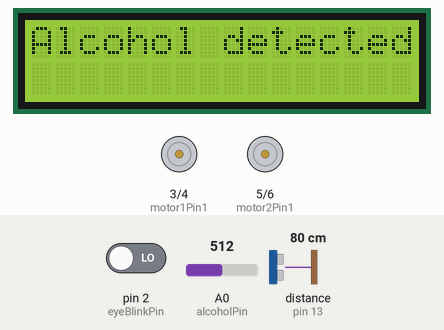
This sketch was run on a simulated Arduino Uno, built with avr-gcc and run on an emulated ATmega328P. On the bench: 16×2 character LCD, motor-driver pin pairs drawn as motors (green arrow = first pin HIGH = forward, orange = second pin HIGH = backward, longer = more drive). The inputs (shaded band) are chosen by the test bench; at power-on: A0 (alcoholPin) = 512, distance to the obstacle (sensor on pin 13) 80 cm, pin 2 (eyeBlinkPin) LOW. The echo pulse lasts 58.3 µs per cm; what the sketch prints to the serial monitor is not drawn.

Above: at 3.2 s.
3.3 s: A0 (alcoholPin) set to 214
6.3 s: A0 (alcoholPin) set to 191
At 7.5 s:
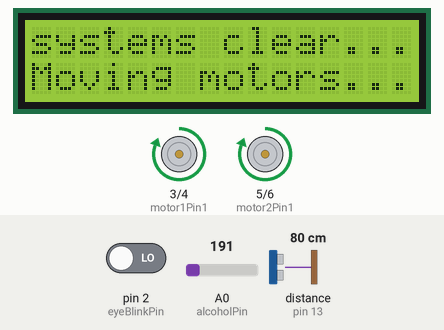
7.8 s: A0 (alcoholPin) set to 210
At 8.8 s:
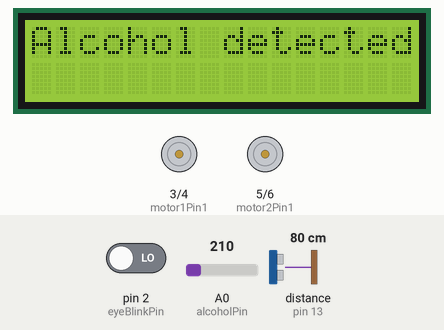
10.8 s: A0 (alcoholPin) set to 190
At 12.0 s:
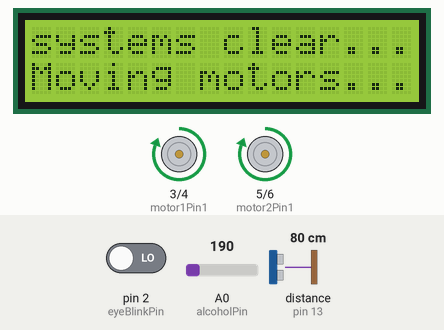
12.3 s: distance to the obstacle (sensor on pin 13) set to 21 cm
14.1 s: distance to the obstacle (sensor on pin 13) set to 17 cm
At 16.4 s:
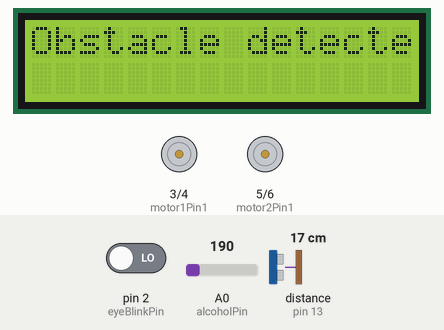
Timing chart, 0 to 17.9 s (numbered marks = the images above; inputs shaded):
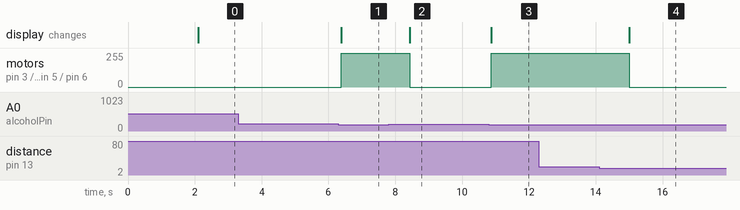

Measured:
- the behaviour switches between 201 and 200 on A0 (alcoholPin) (found by bisection; images 0 and 1)
- the behaviour switches between 20 and 19 cm on distance to the obstacle (sensor on pin 13) (found by bisection; images 3 and 4)
- after the input at 3.3 s, every drawn part: stays the same
- after the input at 6.3 s, motor on pin 3 (motor1Pin1) / pin 4 (motor1Pin2), motor on pin 5 (motor2Pin1) / pin 6 (motor2Pin2): stopped → forward 255/255 after 0.08 s; the display: changes after 0.08 s (image 1)
- after the input at 7.8 s, motor on pin 3 (motor1Pin1) / pin 4 (motor1Pin2), motor on pin 5 (motor2Pin1) / pin 6 (motor2Pin2): forward 255/255 → stopped after 0.63 s; the display: changes after 0.63 s (image 2)
- after the input at 10.8 s, motor on pin 3 (motor1Pin1) / pin 4 (motor1Pin2), motor on pin 5 (motor2Pin1) / pin 6 (motor2Pin2): stopped → forward 255/255 after 0.08 s; the display: changes after 0.08 s (image 3)
- after the input at 12.3 s, every drawn part: stays the same
- after the input at 14.1 s, motor on pin 3 (motor1Pin1) / pin 4 (motor1Pin2), motor on pin 5 (motor2Pin1) / pin 6 (motor2Pin2): forward 255/255 → stopped after 0.91 s; the display: changes after 0.91 s (image 4)

The sketch:

Driver_vigilance_system.ino
```cpp
#include <Wire.h>
#include <LiquidCrystal_I2C.h> // Include I2C LCD library
#include <NewPing.h>           // Include NewPing library

// Pin definitions
const int alcoholPin = A0;
const int eyeBlinkPin = 2;
const int trigPin = 12;
const int echoPin = 13;
const int motor1Pin1 = 3;
const int motor1Pin2 = 4;
const int motor2Pin1 = 5;
const int motor2Pin2 = 6;

NewPing sonar(trigPin, echoPin, 200); // Initialize ultrasonic sensor with max distance 200cm

LiquidCrystal_I2C lcd(0x27, 16, 2); // Set LCD address (usually 0x27 or 0x3F) and dimensions

void stopMotors() {
  digitalWrite(motor1Pin1, LOW);
  digitalWrite(motor1Pin2, LOW);
  digitalWrite(motor2Pin1, LOW);
  digitalWrite(motor2Pin2, LOW);
}

void moveMotors() {
  digitalWrite(motor1Pin1, HIGH);
  digitalWrite(motor1Pin2, LOW);
  digitalWrite(motor2Pin1, HIGH);
  digitalWrite(motor2Pin2, LOW);
}

void setup() {
  // Initialize motor pins
  pinMode(motor1Pin1, OUTPUT);
  pinMode(motor1Pin2, OUTPUT);
  pinMode(motor2Pin1, OUTPUT);
  pinMode(motor2Pin2, OUTPUT);

  pinMode(alcoholPin, INPUT);
  pinMode(eyeBlinkPin, INPUT);

  Serial.begin(9600);

  // Initialize LCD
  lcd.init();               // Initialize the I2C LCD
  lcd.backlight();          // Turn on the backlight
  lcd.clear();              // Clear the display
  lcd.print("System Init");
  delay(2000);              // Display initialization message
  lcd.clear();
}

void loop() {
  // Read alcohol sensor
  int alcoholValue = analogRead(alcoholPin);
  if (alcoholValue > 200) {
    lcd.clear();
    lcd.print("Alcohol detected!");
    Serial.println("Alcohol detected! Stopping motors.");
    stopMotors();
    return;
  }

  // Check eye blink detection
  bool eyeBlinkDetected = digitalRead(eyeBlinkPin);
  if (eyeBlinkDetected == HIGH) {
    lcd.clear();
    lcd.print("Eye Blink Detected!");
    Serial.println("Eye blink detected! Stopping motors.");
    stopMotors();
    return;
  }

  // Check ultrasonic sensor for obstacles
  int distance = sonar.ping_cm();
  if (distance >  0 && distance < 20) {
    lcd.clear();
    lcd.print("Obstacle detected!");
    Serial.println("Obstacle detected! Stopping motors.");
    stopMotors();
    return;
  }

  // If all systems are clear
  lcd.clear();
  lcd.print("systems clear...");
  lcd.setCursor(0, 1);
  lcd.print("Moving motors...");
  Serial.println("All systems clear. Moving motors.");
  moveMotors();

  delay(1000);
}
```
